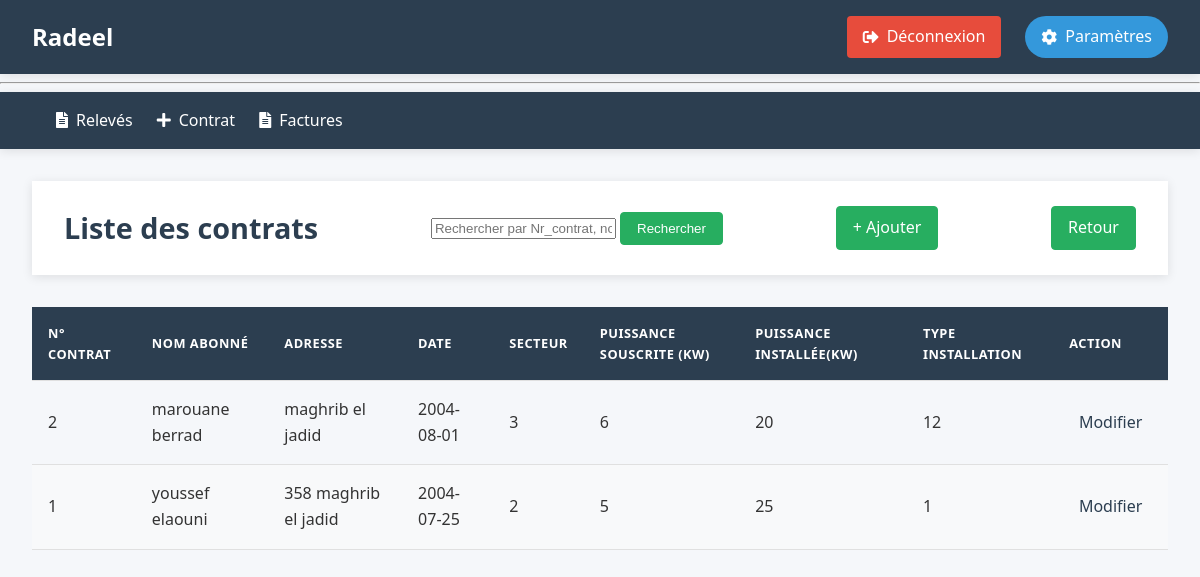
The page /contrat/ (signed in) on the database as committed earlier.
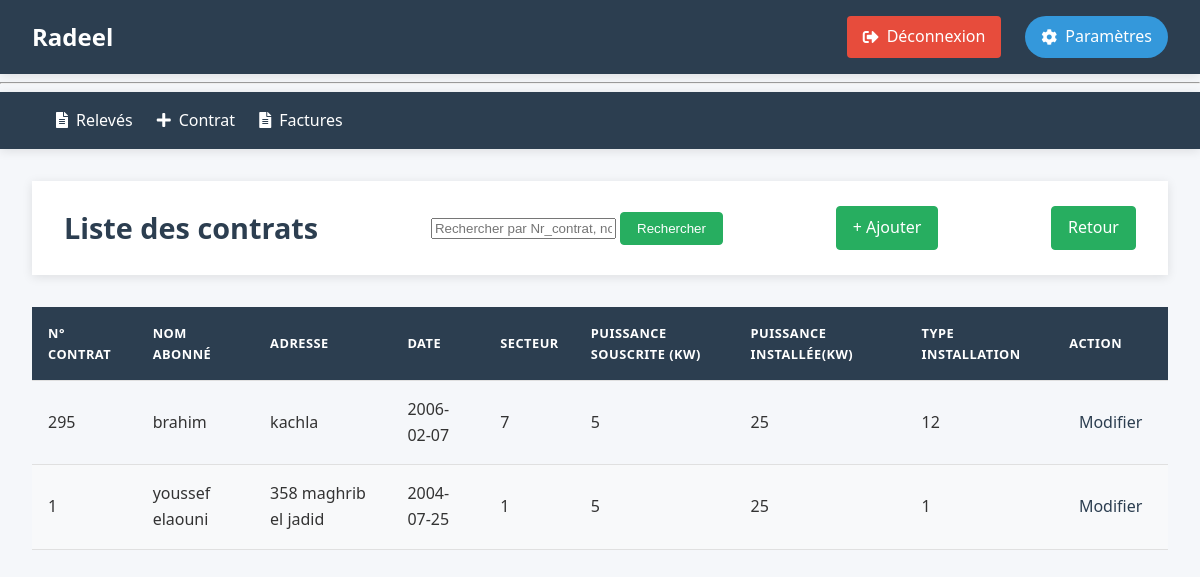
The same page on the database as committed later.
### tables this page shows
CREATE TABLE contrats (
    Nr_contrat INTEGER PRIMARY KEY ,
    nom_abonne TEXT NOT NULL,
    Adresse TEXT NOT NULL,
    date_contrat DATE NOT NULL DEFAULT CURRENT_DATE,
    Secteur INTEGER NOT NULL,
    Puissance_souscrite INTEGER NOT NULL CHECK(Puissance_souscrite > 0),
    Puissance_installee INTEGER NOT NULL CHECK(Puissance_installee > 0),
    type_installation INTEGER NOT NULL CHECK(type_installation IN (1, 2, 12)),
    statut TEXT NOT NULL DEFAULT 'actif' CHECK(statut IN ('actif', 'resile', 'suspendu'))
);

### radeel/contrats.py (the view)
@bc.route('/')
def contrat_index():
    db = get_db()
    contrats = db.execute(
        'SELECT * FROM contrats ORDER BY date_contrat DESC'
    ).fetchall()
    return render_template('contrats/index.html', contrats= contrats )

### radeel/auth.py (called while the page is built)
@bp.before_app_request
def load_logged_in_user():
    user_id = session.get('user_id')
    if user_id is None:
        g.user = None
    else:
        g.user = get_db().execute(
            'SELECT * FROM user WHERE id = ?', (user_id,)
        ).fetchone()

def login_required(view):
    @functools.wraps(view)
    def wrapped_view(**kwargs):
        if not session.get('authenticated'):
            return redirect(url_for('auth.login'))
        return view(**kwargs)
    return wrapped_view

### radeel/contrats.py (called while the page is built)
@bc.before_request
@login_required
def before_request():
    pass

### radeel/db.py (called while the page is built)
def get_db():
    if 'db' not in g:
        g.db = sqlite3.connect(
            current_app.config['DATABASE'],
            detect_types=sqlite3.PARSE_DECLTYPES
        )
        g.db.execute("PRAGMA foreign_keys = ON;")
        g.db.row_factory = sqlite3.Row
    return g.db

### radeel/templates/contrats/index.html (shortened to what this page needs)
{% extends "base.html" %}
{% block header %}
  <h1>Liste des contrats</h1>
  <form action="{{ url_for('contrat.rechercher') }}" method="get">
      <input type="text" name="q" placeholder="Rechercher par Nr_contrat, nom ,date ..."
        value="{{ request.args.get('q', '') }}">
      <button type="submit" class="btn btn-success">Rechercher</button>
  </form>
  <a href="{{ url_for('contrat.contrat_ajouter') }}" class="btn btn-success">+ Ajouter</a>
  <a href="{{ url_for('contrat.contrat_index') }}" class="btn btn-success">Retour</a>
{% endblock %}
{% block content %}
  <table class="table">
    <thead>
      <tr>
        <th>N° Contrat</th>
        <th>Nom Abonné</th>
        <th>Adresse</th>
        <th>Date</th>
        <th>Secteur</th>
        <th>Puissance Souscrite (kW)</th>
        <th>Puissance Installée(kW)</th>
        <th>Type Installation</th>
        <th>Action</th>
      </tr>
    </thead>
    <tbody>
      {% for contrat in contrats %}
        <tr>
          <td>{{ contrat.Nr_contrat }}</td>
          <td>{{ contrat.nom_abonne }}</td>
          <td>{{ contrat.Adresse }}</td>
          <td>{{ contrat.date_contrat }}</td>
          <td>{{ contrat.Secteur }}</td>
          <td>{{ contrat.Puissance_souscrite }}</td>
          <td>{{contrat.Puissance_installee}}</td>
          <td>{{ contrat.type_installation }}</td>
          <td><a class="action" href="{{ url_for('contrat.contrat_modifier', Nr_contrat=contrat['Nr_contrat']) }}">Modifier</a></td>
        </tr>
      {% endfor %}
    </tbody>
  </table>
{% endblock %}

### radeel/templates/base.html (shortened to what this page needs)
<!doctype html>
<html lang="fr">
<head>
    <link rel="stylesheet" href="{{ url_for('static', filename='style.css') }}">
    <link rel="stylesheet" href="https://cdnjs.cloudflare.com/ajax/libs/font-awesome/5.15.4/css/all.min.css">
</head>
<body>
    <nav class="navbar">
        <div class="navbar-container">
            <h1 class="logo">Radeel</h1>
            <ul class="nav-links">
                {% if session.get('authenticated') %}
                    <li class="user-info">
                        <a href="{{ url_for('auth.logout') }}" class="logout-btn">
                            <i class="fas fa-sign-out-alt"></i> Déconnexion
                        </a>
                    </li>
                {% else %}
                    <li><a href="{{ url_for('auth.login') }}" class="nav-link"><i class="fas fa-sign-in-alt"></i> Connexion</a></li>
                {% endif %}
                <li><a href="{{ url_for('parametres.admin') }}" class="nav-link params-btn"><i class="fas fa-cog"></i> Paramètres</a></li>
            </ul>
        </div>
    </nav>
    <hr>
    <nav class="navbar">
        <div class="navbar-container">
            <ul class="nav-links">
                <li><a href="{{ url_for('releve.index') }}" class="nav-link"><i class="fas fa-file-alt"></i> Relevés</a></li>
                <li><a href="{{ url_for('contrat.contrat_index') }}" class="nav-link"><i class="fas fa-plus"></i> Contrat</a></li>
                <li><a href="{{ url_for('facture.index') }}" class="nav-link"><i class="fas fa-file-alt"></i> Factures</a></li>
            </ul>
        </div>
    </nav>
    <main class="main-content">
        <div class="container">
            <header class="page-header">
                {% block header %}{% endblock %}
            </header>
            {% block content %}{% endblock %}
        </div>
    </main>
</html>

### radeel/static/style.css (style rules this page uses)
:root { --primary-color: #2c3e50; --secondary-color: #3498db; --accent-color: #e74c3c; --light-color: #ecf0f1; --dark-color: #2c3e50; --success-color: #27ae60; --warning-color: #f39c12; --text-color: #333; --text-light: #95a5a6; --border-radius: 4px; --box-shadow: 0 2px 10px rgba(0, 0, 0, 0.1); --transition: all 0.3s ease; }
body { font-family: 'Segoe UI', Tahoma, Geneva, Verdana, sans-serif; line-height: 1.6; color: var(--text-color); background-color: #f5f7fa; padding: 0; margin: 0; }
header { background-color: white; padding: 1.5rem 2rem; margin-bottom: 2rem; box-shadow: var(--box-shadow); display: flex; justify-content: space-between; align-items: center; }
header h1 { margin: 0; color: var(--dark-color); font-size: 1.8rem; }
.btn { display: inline-block; padding: 0.5rem 1rem; border-radius: var(--border-radius); text-decoration: none; font-weight: 500; transition: all 0.3s ease; }
.btn-success { background-color: var(--success-color); color: white; border: 1px solid var(--success-color); }
table { width: 100%; border-collapse: collapse; margin-top: 1rem; }
th, td { padding: 1rem; text-align: left; border-bottom: 1px solid #e0e0e0; }
th { background-color: var(--primary-color); color: white; font-weight: 600; text-transform: uppercase; font-size: 0.8rem; letter-spacing: 0.5px; }
tr:nth-child(even) { background-color: #f8f9fa; }
.action { color: var(--primary-color); text-decoration: none; font-weight: 500; padding: 0.3rem 0.6rem; border-radius: var(--border-radius); transition: all 0.2s ease; }
body { font-family: 'Segoe UI', Tahoma, Geneva, Verdana, sans-serif; line-height: 1.6; color: var(--text-color); background-color: #f5f7fa; margin: 0; padding: 0; min-height: 100vh; }
.navbar { background-color: var(--primary-color); color: white; padding: 1rem 0; box-shadow: var(--box-shadow); }
.navbar-container { display: flex; justify-content: space-between; align-items: center; max-width: 1200px; margin: 0 auto; padding: 0 2rem; }
.logo { margin: 0; font-size: 1.5rem; font-weight: 700; color: white; }
.nav-links { display: flex; list-style: none; margin: 0; padding: 0; align-items: center; }
.nav-links li { margin-left: 1.5rem; }
.nav-link { color: white; text-decoration: none; font-weight: 500; transition: var(--transition); display: flex; align-items: center; gap: 0.5rem; }
.user-info { display: flex; align-items: center; gap: 1rem; }
.logout-btn { background-color: var(--accent-color); color: white; padding: 0.5rem 1rem; border-radius: var(--border-radius); text-decoration: none; transition: var(--transition); display: flex; align-items: center; gap: 0.5rem; }
.main-content { padding: 2rem 0; }
.container { max-width: 1200px; margin: 0 auto; padding: 0 2rem; }
.page-header { margin-bottom: 2rem; display: flex; justify-content: space-between; align-items: center; }
.params-btn { background-color: var(--secondary-color); padding: 0.5rem 1rem; border-radius: 50px; transition: var(--transition); display: flex; align-items: center; gap: 0.5rem; }

Rows that differ between the two databases and show on the page:
removed contrats: Nr_contrat "2", nom_abonne "marouane berrad", Adresse "maghrib el jadid", date_contrat "2004-08-01", Secteur "3", Puissance_souscrite "6", Puissance_installee "20", type_installation "12"
added contrats: Nr_contrat "295", nom_abonne "brahim", Adresse "kachla", date_contrat "2006-02-07", Secteur "7", Puissance_souscrite "5", Puissance_installee "25", type_installation "12"
changed contrats "youssef elaouni": Secteur "2" → "1"
